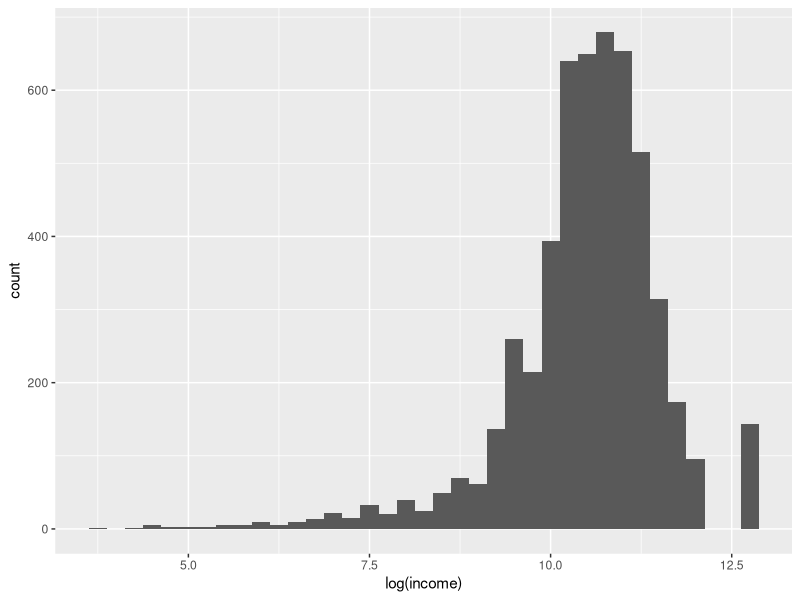
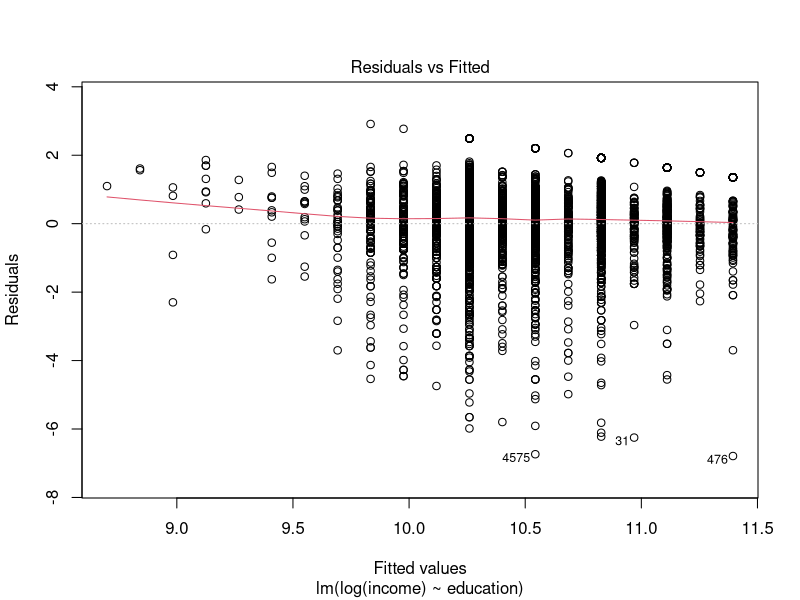
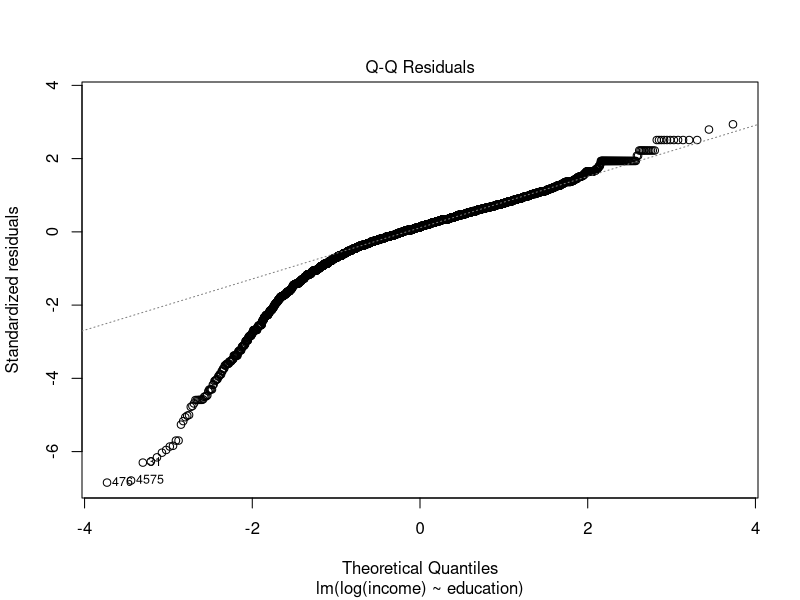
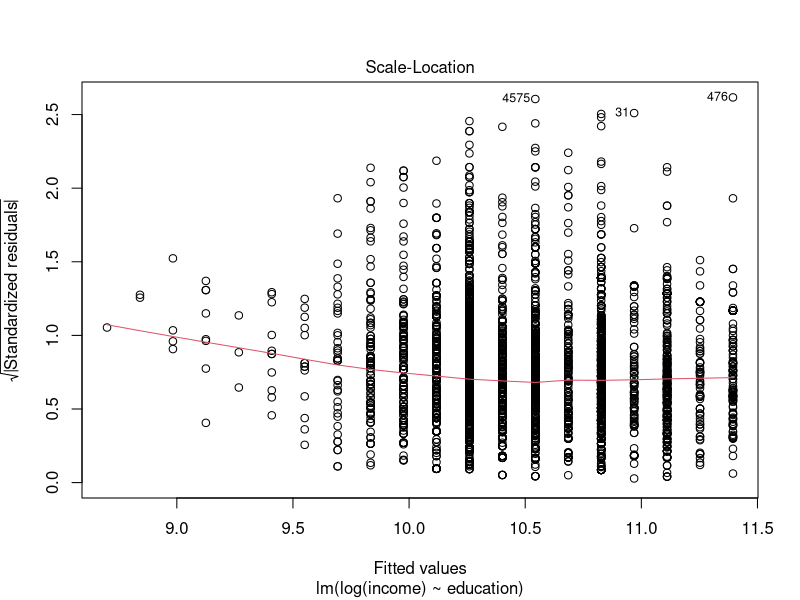
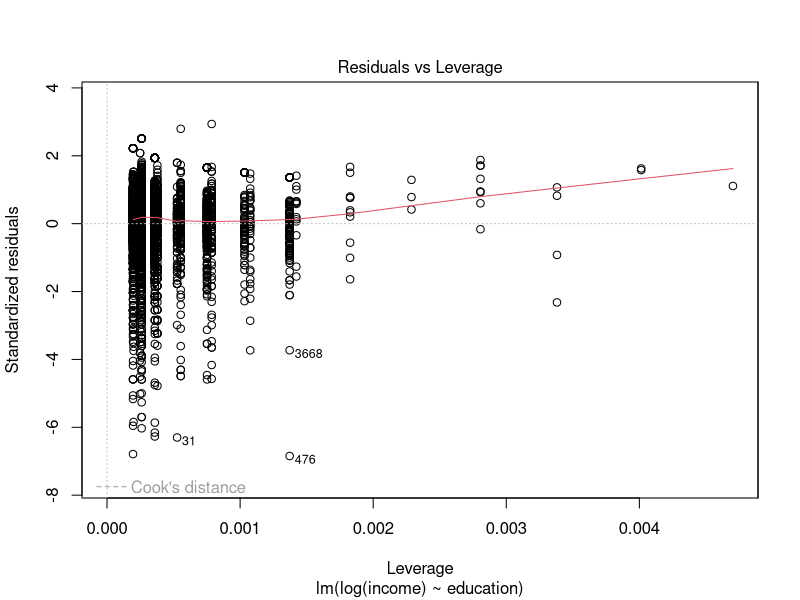
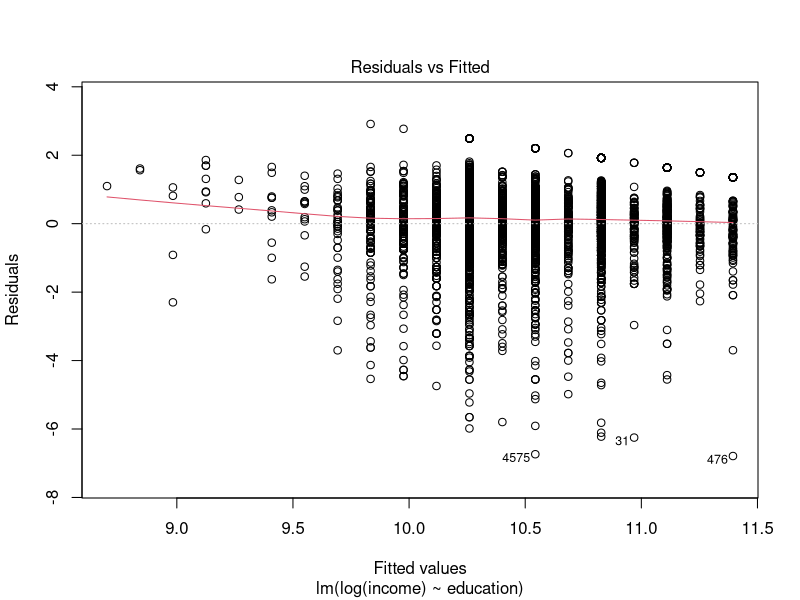
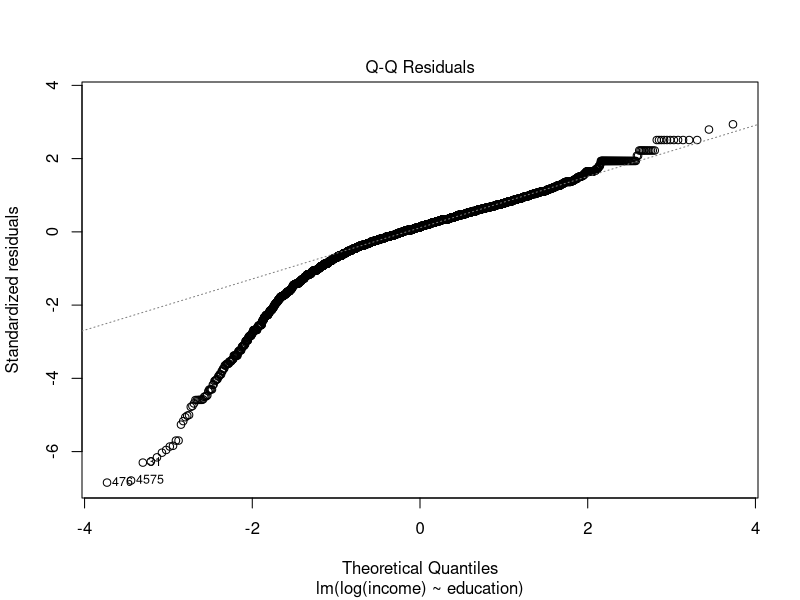
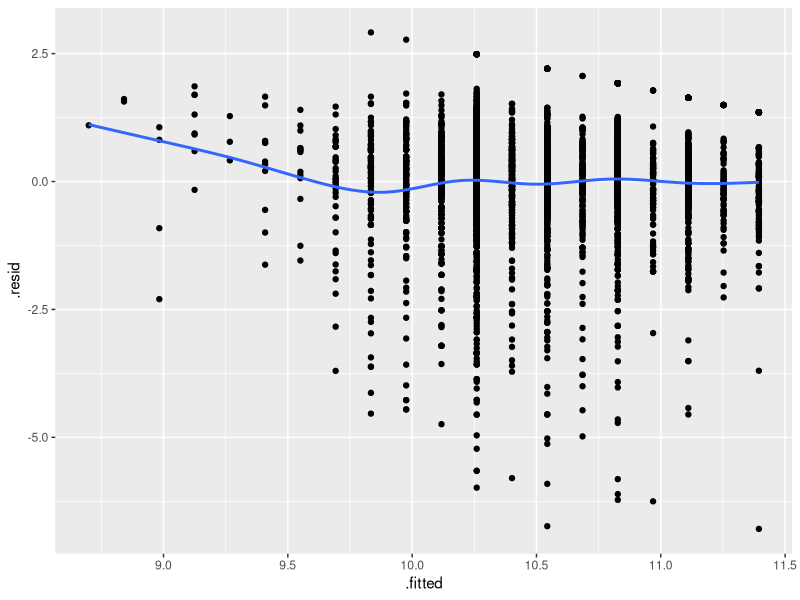

These charts were generated, in order, by the following R code: (Note: this script raises an error after producing the figures.)
## ---- chunk 1
library(dplyr)
library(modelr)
library(ggplot2)
library(skimr)
library(broom)
wages <- heights %>% filter(income > 0)
## ---- chunk 2
wages %>% skim()
wages %>% 
  ggplot(aes(log(income))) + geom_histogram(binwidth = 0.25)
## ---- chunk 3
mod_e <- lm(log(income) ~ education, data = wages)

## ---- chunk 4
mod_e
summary(mod_e)
names(mod_e)
mod_e$coefficients
## ---- chunk 5
plot(mod_e)
plot(mod_e, which=c(1,2))
## ---- chunk 6
ggplot(mod_e, aes(x=.fitted, y=.resid)) + geom_point() + geom_smooth(se = FALSE)

ggplot(mod_e, aes(sample = .resid)) + geom_qq()
## ---- chunk 7
mod_e %>% tidy()
mod_e %>% glance()
mod_e %>% augment()
mod_e %>% augment(data = wages)
## ---- chunk 8

## ---- chunk 9

## ---- chunk 10

## ---- chunk 11

